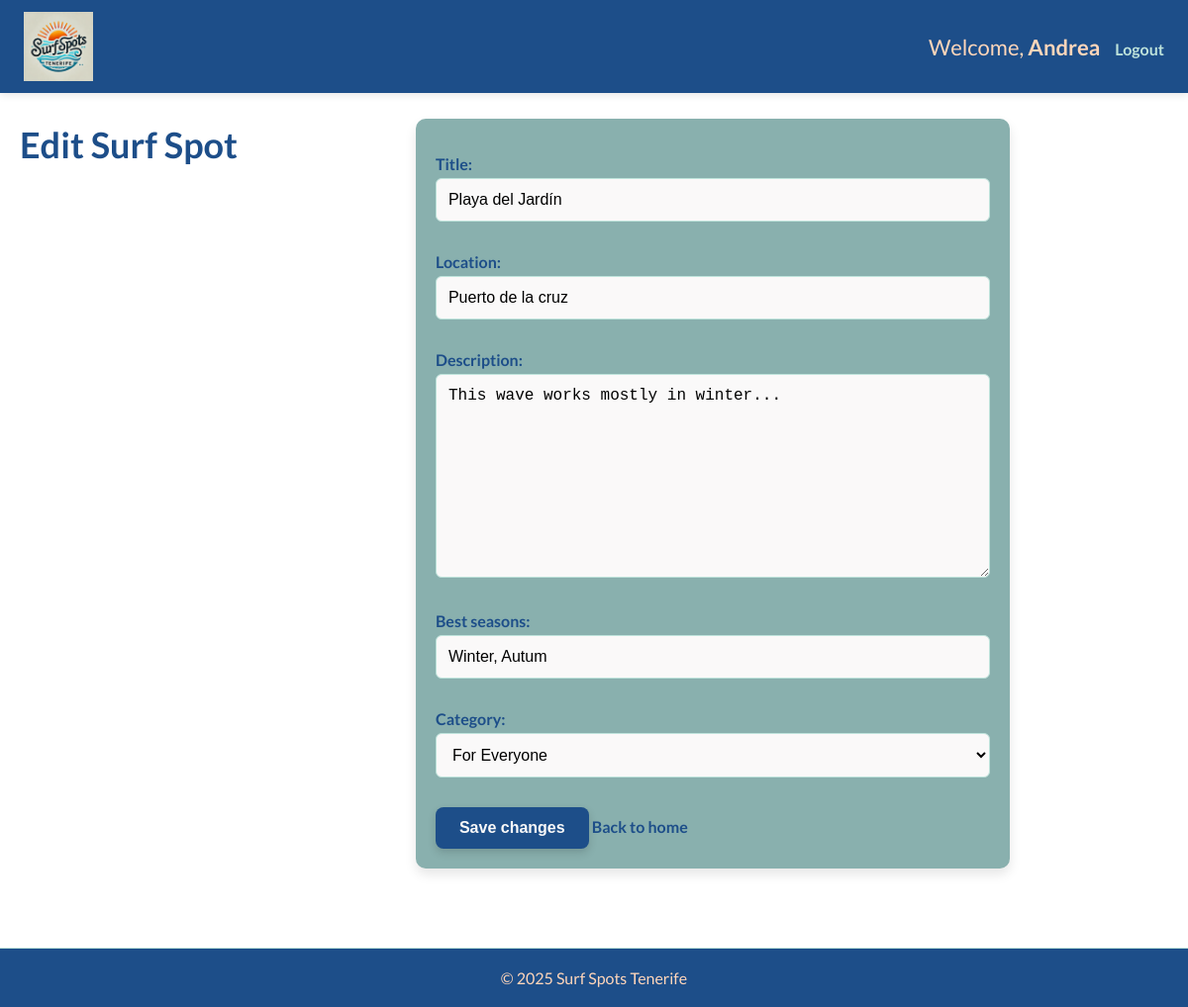
/surf_spots/edit/23/ (signed in), run on the app's committed database.
### users_account/models.py (models this page shows, shortened)
class NovaUser(AbstractUser):
    pass

class SurfSpot(models.Model):
    CATEGORY_CHOICES = [
        ("Beginner", "Beginner"),
        ("Advanced", "Advanced"),
        ("For Everyone", "For Everyone"),
    ]
    title = models.CharField(max_length=50)
    location = models.CharField(max_length=50)
    description = models.TextField()
    best_seasons = models.CharField(max_length=300, blank=True, null=True)
    category = models.CharField(max_length=20, choices=CATEGORY_CHOICES, default="For Everyone") # New category field
    user = models.ForeignKey(settings.AUTH_USER_MODEL, on_delete=models.CASCADE)
    created_at = models.DateTimeField(auto_now_add=True)

### users_account/views.py (the view)
# urls.py: path('surf_spots/edit/<int:post_id>/', views.edit_post, name='edit_post'),
@login_required
def edit_post(request, post_id):
    surf_spot = get_object_or_404(SurfSpot, id=post_id)
    if request.user != surf_spot.user and not request.user.is_superuser:
        messages.error(request, "You are not authorized to edit this post.")
        return redirect('home')
    if request.method == 'POST':
        form = SurfSpotForm(request.POST, instance=surf_spot)
        if form.is_valid():
            form.save()
            messages.success(request, "Surf spot pdated successfully.")
            return redirect('home')
    else:
        form = SurfSpotForm(instance=surf_spot)  # for GET request, render the form with existing data.
    return render(request, 'users_account/edit_post.html', {
        'form': form,
        'post': surf_spot,
    })

### users_account/forms.py (shortened to what this page needs)
class SurfSpotForm(forms.ModelForm):
    class Meta:
        model = SurfSpot
        fields = ['title', 'location', 'description', 'best_seasons', 'category'] #new field
        widgets = {
            'category': forms.Select(attrs={'class': 'form-control'}),
        }

### users_account/templates/users_account/edit_post.html (shortened to what this page needs)
{% extends 'base.html' %}
{% block content %}
<div class="container">
    <h1>Edit Surf Spot</h1>
    <form method="POST">
        {{ form.as_p }}
        <button type="submit" class="btn btn-primary" onclick="return confirm('Are you sure you want to save these changes to this surf spot?');">Save changes</button>
        <a href="{% url 'home' %}">Back to home</a>
    </form>
</div>
{% endblock %}

### templates/base.html (shortened to what this page needs)
{% load static %}
<!DOCTYPE html>
<html lang="en">
<head>
    <link rel="stylesheet" href="{% static 'css/styles.css' %}">
</head>
<body>
    <nav class="navbar">
        <div class="nav-container">
            <div class="logo">
                <img src="{% static 'images/logo.png' %}" alt="Surf Spots Logo" class="logo-img">
            </div>
            <ul class="nav-links">
                {% if request.user.is_authenticated %}
                <li>Welcome, <strong>{{ request.user.username }}</strong></li>
                <li><a href="{% url 'logout' %}" class="nav-link">Logout</a></li>
                {% else %}
                    {% if request.path == '/login/' %}
                        <li><a href="{% url 'login' %}" class="nav-link">Login</a></li>
                    {% endif %}
                {% endif %}
            </ul>
        </div>
    </nav>
    <main>
        {% block content %}{% endblock %}
    </main>
    <footer>
        <p>&copy; 2025 Surf Spots Tenerife</p>
    </footer>
</body>
</html>

### static/css/styles.css (style rules this page uses)
:root { --light-orange: #FFD6BA; --light-green: #BEE3DB; --mint-green: #89B0AE; --dark: #1D4E89; --light: #FAF9F9; }
*, *::before, *::after { box-sizing: inherit; }
body, html { margin: 0; padding: 0; box-sizing: border-box; font-family: 'Lato', sans-serif; overflow-x: hidden; scroll-behavior: smooth; }
.navbar { background-color: var(--dark); padding: 12px 24px; position: fixed; top: 0; left: 0; width: 100%; z-index: 1000; box-shadow: 0 2px 8px rgba(0, 0, 0, 0.1); color: var(--light); }
.nav-container { display: flex; justify-content: space-between; align-items: center; flex-wrap: wrap; max-width: 1200px; margin: 0 auto; }
.nav-links { list-style: none; display: flex; flex-wrap: wrap; align-items: center; gap: 15px; }
.nav-links li { color: var(--light-orange); }
.nav-links a { text-decoration: none; color: var(--light-green); font-weight: bold; font-size: 16px; transition: color 0.3s ease; }
.logo { display: flex; align-items: center; gap: 12px; color: var(--light-orange); font-weight: bold; text-decoration: none; font-size: 22px; }
.logo-img { height: 70px; width: auto; }
.container { display: flex; flex-wrap: wrap; justify-content: center; gap: 20px; padding: 20px; }
h1, h2, h3, p { margin-bottom: 15px; text-align: center; color: var(--dark); }
h1 { font-size: clamp(24px, 5vw, 36px); }
p, li, .nav-links a { font-size: clamp(18px, 2.5vw, 22px); }
p, form label, form input, form textarea, form select, .nav-links a, .comment, .surf-spot, button { font-size: clamp(14px, 2.5vw, 16px); }
button, .btn-primary, .delete-btn, .edit-btn, .post-comment-btn { background-color: var(--dark); color: var(--light); border: none; padding: 12px 24px; border-radius: 8px; font-size: 16px; font-weight: bold; cursor: pointer; text-decoration: none; box-shadow: 0 4px 8px rgba(0, 0, 0, 0.15); transition: all 0.3s ease-in-out; }
a { cursor: pointer; color: var(--dark); text-decoration: none; transition: transform 0.2s ease, color 0.2s ease; font-weight: 700; }
main { padding-top: 80px; }
form { background: var(--mint-green); padding: 20px; border-radius: 10px; box-shadow: 0 6px 12px rgba(0, 0, 0, 0.1); margin: 20px auto; width: 100%; max-width: 600px; color: var(--dark); }
form label { display: flex; font-weight: bold; margin-bottom: 5px; margin-top: 0; }
form input, form textarea, form select { width: 100%; padding: 12px; margin-bottom: 15px; border: 1px solid var(--light-green); border-radius: 6px; font-size: 16px; background-color: var(--light); }
footer { background-color: var(--dark); color: var(--light-orange); padding: 20px; text-align: center; font-size: 16px; margin-top: 40px; border-top: 1px solid var(--light-green); position: relative; z-index: 10; }
footer p { margin: 0; color: var(--light-orange); text-align: center; }
@media (min-width: 1024px) { .container { max-width: 1200px; justify-content: space-between; } }

### data on the page
NovaUser: user.username "Andrea"
SurfSpot: title "Playa del Jardín", location "Puerto de la cruz", description "This wave works mostly in winter...", best_seasons "Winter, Autum", category "For Everyone"
